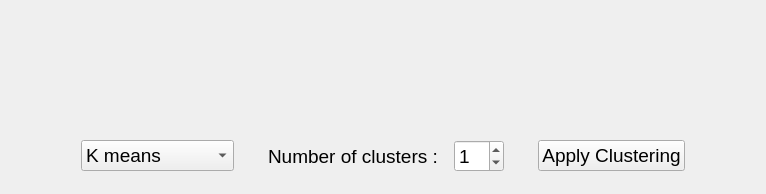
      <widget class="QWidget" name="tab">
       <attribute name="title">
        <string> Clustering </string>
       </attribute>
       <layout class="QGridLayout" name="gridLayout_4">
        <item row="0" column="0">
         <layout class="QVBoxLayout" name="verticalLayout_4" stretch="1,10,1,1,1">
          <item>
           <spacer name="verticalSpacer_8">
            <property name="orientation">
             <enum>Qt::Vertical</enum>
            </property>
            <property name="sizeHint" stdset="0">
             <size>
              <width>20</width>
              <height>40</height>
             </size>
            </property>
           </spacer>
          </item>
          <item>
           <layout class="QHBoxLayout" name="horizontalLayout_5" stretch="1,13,1">
            <item>
             <spacer name="horizontalSpacer_12">
              <property name="orientation">
               <enum>Qt::Horizontal</enum>
              </property>
              <property name="sizeHint" stdset="0">
               <size>
                <width>40</width>
                <height>20</height>
               </size>
              </property>
             </spacer>
            </item>
            <item>
             <layout class="QHBoxLayout" name="clustering_layout"/>
            </item>
            <item>
             <spacer name="horizontalSpacer_13">
              <property name="orientation">
               <enum>Qt::Horizontal</enum>
              </property>
              <property name="sizeHint" stdset="0">
               <size>
                <width>40</width>
                <height>20</height>
               </size>
              </property>
             </spacer>
            </item>
           </layout>
          </item>
          <item>
           <spacer name="verticalSpacer_9">
            <property name="orientation">
             <enum>Qt::Vertical</enum>
            </property>
            <property name="sizeHint" stdset="0">
             <size>
              <width>20</width>
              <height>40</height>
             </size>
            </property>
           </spacer>
          </item>
          <item>
           <layout class="QHBoxLayout" name="horizontalLayout_6" stretch="15,9,6,6,1,6,6,6,15">
            <item>
             <spacer name="horizontalSpacer_14">
              <property name="orientation">
               <enum>Qt::Horizontal</enum>
              </property>
              <property name="sizeHint" stdset="0">
               <size>
                <width>40</width>
                <height>20</height>
               </size>
              </property>
             </spacer>
            </item>
            <item>
             <widget class="QComboBox" name="clustering_types">
              <property name="font">
               <font>
                <pointsize>14</pointsize>
               </font>
              </property>
              <item>
               <property name="text">
                <string>K means</string>
               </property>
              </item>
              <item>
               <property name="text">
                <string>Agglomerative</string>
               </property>
              </item>
              <item>
               <property name="text">
                <string>Mean Shift</string>
               </property>
              </item>
             </widget>
            </item>
            <item>
             <spacer name="horizontalSpacer_15">
              <property name="orientation">
               <enum>Qt::Horizontal</enum>
              </property>
              <property name="sizeHint" stdset="0">
               <size>
                <width>40</width>
                <height>20</height>
               </size>
              </property>
             </spacer>
            </item>
            <item>
             <widget class="QLabel" name="label_2">
              <property name="font">
               <font>
                <pointsize>14</pointsize>
               </font>
              </property>
              <property name="text">
               <string>Number of clusters : </string>
              </property>
             </widget>
            </item>
            <item>
             <spacer name="horizontalSpacer_16">
              <property name="orientation">
               <enum>Qt::Horizontal</enum>
              </property>
              <property name="sizeHint" stdset="0">
               <size>
                <width>40</width>
                <height>20</height>
               </size>
              </property>
             </spacer>
            </item>
            <item>
             <widget class="QSpinBox" name="clustering_spinBox">
              <property name="font">
               <font>
                <pointsize>14</pointsize>
               </font>
              </property>
              <property name="value">
               <number>1</number>
              </property>
             </widget>
            </item>
            <item>
             <spacer name="horizontalSpacer_17">
              <property name="orientation">
               <enum>Qt::Horizontal</enum>
              </property>
              <property name="sizeHint" stdset="0">
               <size>
                <width>40</width>
                <height>20</height>
               </size>
              </property>
             </spacer>
            </item>
            <item>
             <widget class="QPushButton" name="clustering_apply">
              <property name="font">
               <font>
                <pointsize>14</pointsize>
               </font>
              </property>
              <property name="text">
               <string>Apply Clustering</string>
              </property>
             </widget>
            </item>
            <item>
             <spacer name="horizontalSpacer_18">
              <property name="orientation">
               <enum>Qt::Horizontal</enum>
              </property>
              <property name="sizeHint" stdset="0">
               <size>
                <width>40</width>
                <height>20</height>
               </size>
              </property>
             </spacer>
            </item>
           </layout>
          </item>
          <item>
           <spacer name="verticalSpacer_12">
            <property name="orientation">
             <enum>Qt::Vertical</enum>
            </property>
            <property name="sizeHint" stdset="0">
             <size>
              <width>20</width>
              <height>40</height>
             </size>
            </property>
           </spacer>
          </item>
         </layout>
        </item>
       </layout>
      </widget>
